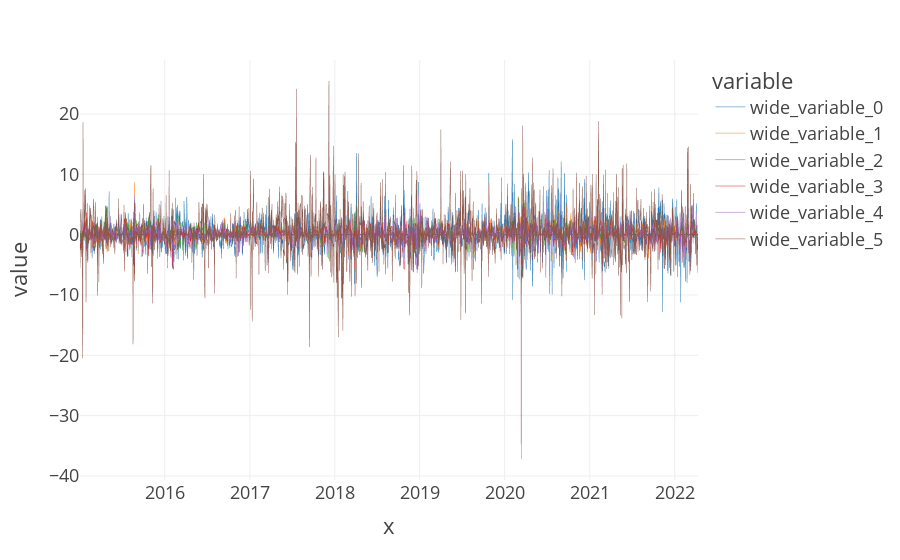

Notebook source saved alongside this figure:
### Code cell
fig = px.line(x=df_tesla.index, y=[df_tesla.ratio, df_apple.ratio, df_microsoft.ratio, df_google.ratio, df_facebook.ratio, df_bitcoin.ratio])
fig.update_traces(line=dict(width=0.5))
fig.show()

### Figure 1 — Plotly figure (JSON) as saved in the notebook; plotly's stock layout.template omitted (floating-point values rounded to 4 significant figures; data arrays with more than 128 entries replaced by an {"elided": "..."} marker saying what was removed)
{"data": [{"hovertemplate": "variable=wide_variable_0<br>x=%{x}<br>value=%{y}<extra></extra>", "legendgroup": "wide_variable_0", "line": {"color": "#1F77B4", "dash": "solid", "width": 0.5}, "marker": {"symbol": "circle"}, "mode": "lines", "name": "wide_variable_0", "showlegend": true, "type": "scattergl", "x": {"elided": "1832 str values"}, "xaxis": "x", "y": {"elided": "1832 float values"}, "yaxis": "y"}, {"hovertemplate": "variable=wide_variable_1<br>x=%{x}<br>value=%{y}<extra></extra>", "legendgroup": "wide_variable_1", "line": {"color": "#FF7F0E", "dash": "solid", "width": 0.5}, "marker": {"symbol": "circle"}, "mode": "lines", "name": "wide_variable_1", "showlegend": true, "type": "scattergl", "x": {"elided": "1832 str values"}, "xaxis": "x", "y": {"elided": "1832 float values"}, "yaxis": "y"}, {"hovertemplate": "variable=wide_variable_2<br>x=%{x}<br>value=%{y}<extra></extra>", "legendgroup": "wide_variable_2", "line": {"color": "#2CA02C", "dash": "solid", "width": 0.5}, "marker": {"symbol": "circle"}, "mode": "lines", "name": "wide_variable_2", "showlegend": true, "type": "scattergl", "x": {"elided": "1832 str values"}, "xaxis": "x", "y": {"elided": "1832 float values"}, "yaxis": "y"}, {"hovertemplate": "variable=wide_variable_3<br>x=%{x}<br>value=%{y}<extra></extra>", "legendgroup": "wide_variable_3", "line": {"color": "#D62728", "dash": "solid", "width": 0.5}, "marker": {"symbol": "circle"}, "mode": "lines", "name": "wide_variable_3", "showlegend": true, "type": "scattergl", "x": {"elided": "1832 str values"}, "xaxis": "x", "y": {"elided": "1832 float values"}, "yaxis": "y"}, {"hovertemplate": "variable=wide_variable_4<br>x=%{x}<br>value=%{y}<extra></extra>", "legendgroup": "wide_variable_4", "line": {"color": "#9467BD", "dash": "solid", "width": 0.5}, "marker": {"symbol": "circle"}, "mode": "lines", "name": "wide_variable_4", "showlegend": true, "type": "scattergl", "x": {"elided": "1832 str values"}, "xaxis": "x", "y": {"elided": "1832 float values"}, "yaxis": "y"}, {"hovertemplate": "variable=wide_variable_5<br>x=%{x}<br>value=%{y}<extra></extra>", "legendgroup": "wide_variable_5", "line": {"color": "#8C564B", "dash": "solid", "width": 0.5}, "marker": {"symbol": "circle"}, "mode": "lines", "name": "wide_variable_5", "showlegend": true, "type": "scattergl", "x": {"elided": "1832 str values"}, "xaxis": "x", "y": {"elided": "1832 float values"}, "yaxis": "y"}], "layout": {"legend": {"title": {"text": "variable"}, "tracegroupgap": 0}, "margin": {"t": 60}, "xaxis": {"anchor": "y", "domain": [0, 1], "title": {"text": "x"}}, "yaxis": {"anchor": "x", "domain": [0, 1], "title": {"text": "value"}}}}
